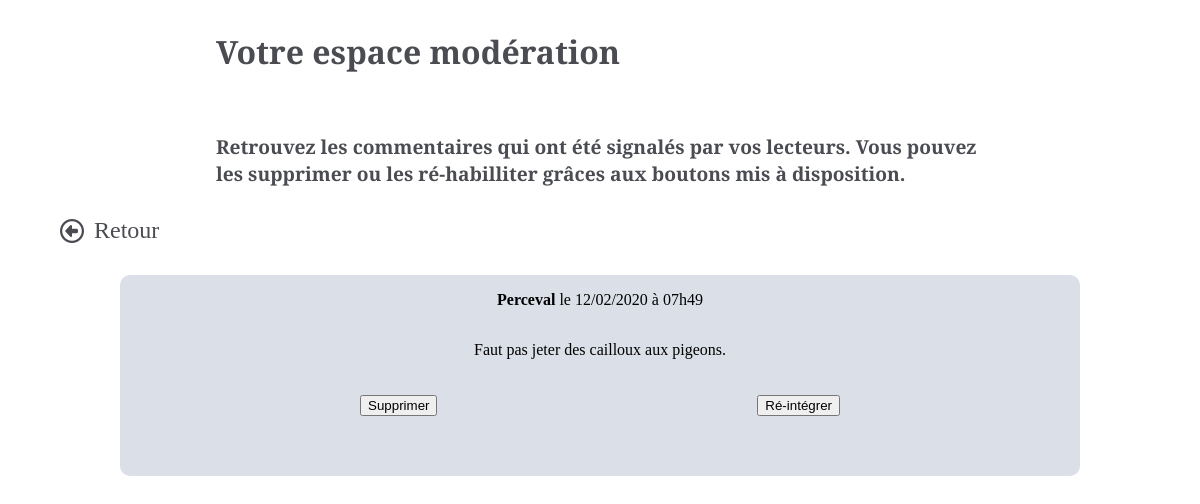
The page /moderation (signed in) on the database as committed earlier.
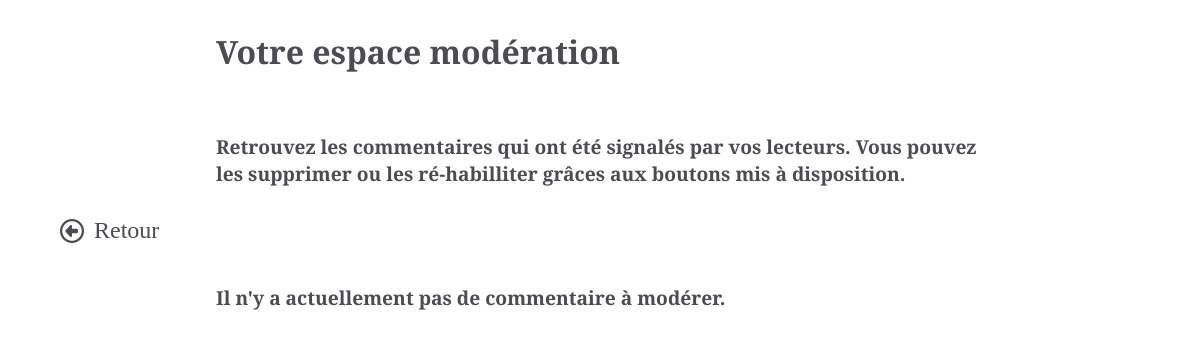
The same page on the database as committed later.
### tables this page shows
CREATE TABLE IF NOT EXISTS `comments` (
  `id` int(11) NOT NULL AUTO_INCREMENT,
  `author` varchar(255) NOT NULL,
  `comment` text NOT NULL,
  `comment_date` datetime NOT NULL,
  `signaled` tinyint(1) DEFAULT 0,
  `post_id` int(11) NOT NULL,
  PRIMARY KEY (`id`)
);

### controller/backend.php (called while the page is built, shortened)
<?php
function displayModerate() {
  $commentManager = new CommentManager();
  $comments = $commentManager->getSignaledComments(1);
  require('view/backend/moderateView.php');
}

### index.php (called while the page is built, shortened)
<?php
require('controller/backend.php');
require('config/router.php');
$router = new Router;
$router->init();

### model/CommentManager.php (called while the page is built, shortened)
<?php
class CommentManager extends Manager {
  public function getSignaledComments($signaled) {
    $db = $this->dbConnect();
    $req = $db->prepare('SELECT `id`, `author`, `comment`, DATE_FORMAT(`comment_date`, "%d/%m/%Y à %Hh%i") AS comment_date FROM comments WHERE signaled = ?');
    $req->execute(array($signaled));
    $comments = $req->fetchAll();
    return $comments;
  }
}

### view/backend/moderateView.php (the view, shortened to what this page needs)
<session class="template-middle">
  <h1 class="title-page">Votre espace modération</h1>
  <h2 class="subtitle-page">
    Retrouvez les commentaires qui ont été signalés par vos lecteurs.
    Vous pouvez les supprimer ou les ré-habilliter grâces aux boutons mis à disposition.
  </h2>
  <a href="administration">
    <div class="goback">
      <i class="far fa-arrow-alt-circle-left"></i>
      <span class="goback-text">Retour</span>
    </div>
  </a>
  <?php
    if (!empty($comments)) {
  ?>
    <ul>
                <?php
                 for ($i=0; $i < count($comments); $i++)
                 {
                ?>
                  <li class="feature-column">
                    <p><strong><?= htmlspecialchars($comments[$i]['author']) ?></strong> le <?= $comments[$i]['comment_date'] ?></p>
                    <p><?= nl2br(htmlspecialchars($comments[$i]['comment'])) ?></p>
                    <div class="two-choose">
                      <button onclick="Delete(<?= $comments[$i]['id'] ?>)">Supprimer</button>
                      <button onclick="Cancel(<?= $comments[$i]['id']?>)">Ré-intégrer</button>
                    </div>
                  </li>
                <?php
                  }
                ?>
    </ul>
  <?php
    } else {
  ?>
    <h3 class="subtitle-page">
      Il n'y a actuellement pas de commentaire à modérer.
    </h3>
  <?php
    }
  ?>
</session>
<?php $content = ob_get_clean(); ?>
<?php require('view/backend/template.php'); ?>

### config/router.php (shortened to what this page needs)
<?php
class Router {
  public function init() {
    try {
      if (isset($_GET['action'])) {
          if ($_GET['action'] == 'accueil') {
          accueil();
          }
          elseif ($_GET['action'] == 'chapitres') {
              displayChapters();
          }
          elseif ($_GET['action'] == 'contact') {
              displayContact();
          }
          elseif ($_GET['action'] == 'rappel') {
              displayRappel();
          }
          elseif(($_GET['action'] == 'login')){
               login($_POST['user'], $_POST['password']);
          }
          elseif (($_GET['action'] == 'deconnexion')) {
                  if (isset($_SESSION['connected'])) {
                  session_destroy();
                  header('Location: accueil');
              }}
          elseif (($_GET['action'] == 'espace-connexion')) {
              displayLogin();
          }
          elseif (($_GET['action'] == 'nouveau-chapitre')) {
              displayCreate();
          }
          elseif (($_GET['action'] == 'ajout-chapitre')) {
              if (!empty($_POST['title']) && !empty($_POST['content'])) {
              createChapter($_POST['title'], $_POST['content']);
              }
          }
          elseif (($_GET['action'] == 'supprimer-chapitre')) {
              displayDelete();
          }
          elseif (($_GET['action'] == 'liste-edition')) {
              displayEdit();
          }
          elseif (($_GET['action'] == 'moderation')) {
              displayModerate();
          }
      }
      else {
          accueil();
      }
    }
    catch(Exception $e) {
      $errorMessage = $e->getMessage();
      require('view/frontend/errorView.php');
    }
  }
}

### view/backend/template.php (shortened to what this page needs)
<!DOCTYPE html>
<html>
  <head>
      <link href="public/css/style.css" rel="stylesheet" />
  </head>
  <body>
<div class="row">
      <?= $content ?>
</div>
</body>
</html>

### public/css/style.css (style rules this page uses)
html { height: 100%; width: 100%; }
body { width: 100vw; height: 100%; top: 0; margin: auto; }
a { text-decoration: none; color: inherit; }
h1, h2, h3, h4, h5, h6 { font-family: "Playfair Display", Georgia, "Times New Roman", serif; color: #4a4c52; }
.template-middle { width: 90%; display: flex; margin: auto; flex-direction: column; justify-content: space-between; }
.title-page { width: 80%; margin: 30px auto; font-size: 1rem; }
.subtitle-page { width: 80%; margin: 30px auto 40px; font-size: 0.8rem; }
.goback { width: fit-content; font-size: 1rem; color: #4a4c52; align-items: center; position: relative; top: -10px; display: flex; flex-direction: row; justify-content: space-between; }
.goback-text { margin-left: 10px; }
@media all and (min-width: 570px) { .title-page { font-size: 2rem; } }
@media all and (min-width: 570px) { .subtitle-page { font-size: 1.2rem; } }
@media all and (min-width: 570px) { .goback { font-size: 1.5rem; left: -60px; } }
@media all and (min-width: 570px) { .template-middle { width: 80%; } }
ul { padding: 0; }
.feature-column { display: flex; flex-direction: column; justify-content: center; align-items: center; border-radius: 10px; margin: 5px auto; }
.feature-column:nth-child(odd) { background-color: #dbdfe7; color: black; }
.two-choose { display: flex; flex-direction: column; justify-content: space-between; margin: 20px auto 60px; }
@media all and (min-width: 460px) { .two-choose { flex-direction: row; width: 50%; } }

Rows that differ between the two databases and show on the page:
removed comments: author "Perceval", comment_date "12/02/2020 à 07h49", comment "Faut pas jeter des cailloux aux pigeons."
Other text that changed with them:
text now shown: "Il n'y a actuellement pas de commentaire à modérer."
